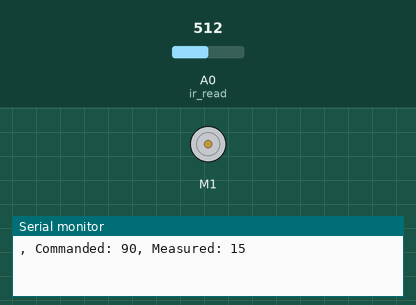
This sketch was run on a simulated Arduino Uno, built with avr-gcc and run on an emulated ATmega328P. Shown: DC motor (green arrow = forward, orange = backward, longer = faster), the last lines printed to the serial monitor. The inputs (shaded band) are chosen by the test bench; at power-on: A0 (ir_read) = 512.

Above: at 0.01 s.
At 1.2 s:
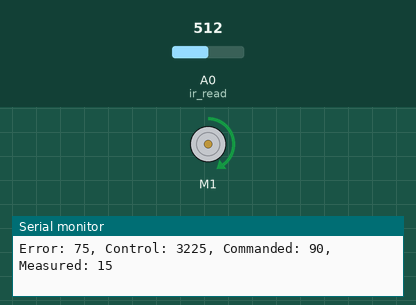
1.3 s: A0 (ir_read) set to 793
4.3 s: A0 (ir_read) set to 818
At 14.7 s:
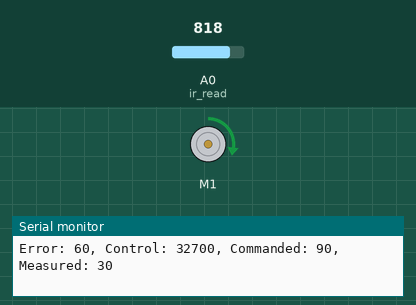
Timing chart, 0 to 16.2 s (numbered marks = the images above; inputs shaded):
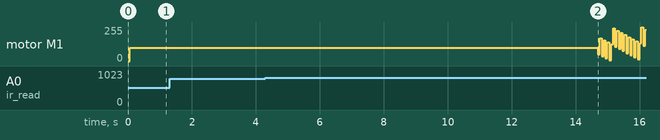

The sketch:

test_proto1.ino
```cpp
#include <Wire.h>
#include <Adafruit_MotorShield.h>
#include "utility/Adafruit_PWMServoDriver.h"

Adafruit_MotorShield AFMS = Adafruit_MotorShield();
Adafruit_DCMotor *myMotor = AFMS.getMotor(1);
const int ir_read = A0;
int state;
int counter=0;
int counter_prev;
int sensorVal;
int desired_pos_slice;
int error;
int P;
int I;
int control_sig;
int desired_pos_deg = 90; // desired position in degrees; SET THIS FOR TESTING
int kp = 1;
int ki = 2;
int slice_angle = 15;
int error_threshold = 20;
int dir=1;
int white_thresh = 800;
int black_thresh = 700;
int flag = 0;

float in;
float sineout[101];

void setup() {
  Serial.begin(9600);  // set up Serial library at 9600 bps
  AFMS.begin();        // create with the default frequency 1.6KHz
  myMotor->setSpeed(20);


}

void loop() {
  //uint8_t i;
  int index = 0;
  //  myMotor->run(FORWARD);

//  int i = 0;
//  for (in = 0; in < 6.283; in = in + 0.0628)
//  {
//    sineout[i] = sin(in) * 180;
//    i++;
//  }
//  // // Convert desired_pos to ticks
//  desired_pos_slice = (desired_pos_deg / slice_angle) + 1; // denominator is angle of each slice; SET THIS FOR NEW PINWHEEL
//  desired_pos_deg = sineout[index];


  detect_slice();
  adjust_speed();


//  index++;

}

void adjust_speed(){
  // error = how much distance is left
  //sin(millis())*180;
  error = desired_pos_deg - (counter * slice_angle);
  Serial.print("Error: "); Serial.print(error);

//sin(millis()*.1)*180
  P = error * kp;
  I += ki * error;
  control_sig = P + I;
  Serial.print(", Control: "); Serial.print(control_sig);

  if (control_sig > 100){
    control_sig = 100;
  }
  if (error >= slice_angle){
    myMotor->run(FORWARD);
    dir = 1;
    myMotor->setSpeed(control_sig);
  }
  if (error < 0){
    myMotor->run(BACKWARD);
    dir = -1;
    myMotor->setSpeed(control_sig);
    flag = 1;
  }

//  if(flag == 1){
//    //myMotor->setSpeed(0);
//    desired_pos_deg = 0;
//    flag = 0;
//  }
  if (error > -slice_angle  && error < slice_angle ) {
//    myMotor->setSpeed(0);
    desired_pos_deg = 180;
  }

}

void sinusoid(){
  float in;
  float sineout[101];
  int i = 0;
  for (in = 0; in < 6.283; in = in + 0.0628)
  {
    sineout[i] = sin(in) * 180;
    i++;
    delay(1);
  }
  //return sineout;
}

void detect_slice(){
  sensorVal = analogRead(ir_read);
  // if sensing black slice when prev state is white,
  if (sensorVal > white_thresh && state == 1 && dir == 1) { state = 0; counter++; }
  // if sensing white slice when prev state is black,
  if (sensorVal < black_thresh && state == 0 && dir == 1) { state = 1; counter++; }
  if (sensorVal > white_thresh && state == 1 && dir ==-1) { state = 0; counter--; }
  if (sensorVal < black_thresh && state == 0 && dir==-1) { state = 1; counter--; }

 // Serial.print("state: "); Serial.println(state);
//  Serial.print("ir_read: "); Serial.println(sensorVal);
  Serial.print(", Commanded: "); Serial.print(desired_pos_deg);

  Serial.print(", Measured: "); Serial.println(counter*slice_angle);

  delay(50);
}
```

Measured:
- the behaviour switches between 800 and 801 on A0 (ir_read) (found by bisection; images 1 and 2)
